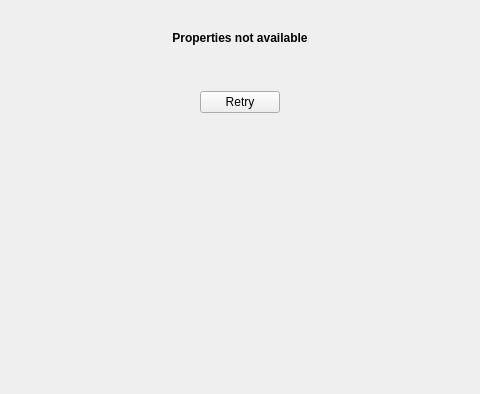
<?xml version="1.0" encoding="UTF-8"?>
<ui version="4.0">
 <class>Form</class>
 <widget class="QWidget" name="Form">
  <property name="geometry">
   <rect>
    <x>0</x>
    <y>0</y>
    <width>480</width>
    <height>394</height>
   </rect>
  </property>
  <property name="windowTitle">
   <string>Form</string>
  </property>
  <layout class="QVBoxLayout" name="verticalLayout">
   <item>
    <spacer name="verticalSpacer">
     <property name="orientation">
      <enum>Qt::Vertical</enum>
     </property>
     <property name="sizeType">
      <enum>QSizePolicy::Fixed</enum>
     </property>
     <property name="sizeHint" stdset="0">
      <size>
       <width>20</width>
       <height>20</height>
      </size>
     </property>
    </spacer>
   </item>
   <item>
    <widget class="QLabel" name="label">
     <property name="font">
      <font>
       <weight>75</weight>
       <bold>true</bold>
      </font>
     </property>
     <property name="text">
      <string>Properties not available</string>
     </property>
     <property name="alignment">
      <set>Qt::AlignCenter</set>
     </property>
    </widget>
   </item>
   <item>
    <widget class="QLabel" name="errorLbl">
     <property name="text">
      <string>&lt;error&gt;</string>
     </property>
     <property name="alignment">
      <set>Qt::AlignCenter</set>
     </property>
    </widget>
   </item>
   <item>
    <spacer name="verticalSpacer_3">
     <property name="orientation">
      <enum>Qt::Vertical</enum>
     </property>
     <property name="sizeType">
      <enum>QSizePolicy::Fixed</enum>
     </property>
     <property name="sizeHint" stdset="0">
      <size>
       <width>20</width>
       <height>20</height>
      </size>
     </property>
    </spacer>
   </item>
   <item>
    <layout class="QHBoxLayout" name="horizontalLayout">
     <item>
      <spacer name="horizontalSpacer">
       <property name="orientation">
        <enum>Qt::Horizontal</enum>
       </property>
       <property name="sizeHint" stdset="0">
        <size>
         <width>0</width>
         <height>20</height>
        </size>
       </property>
      </spacer>
     </item>
     <item>
      <widget class="QPushButton" name="retryBtn">
       <property name="text">
        <string>Retry</string>
       </property>
       <property name="icon">
        <iconset resource="../../res/quango.qrc">
         <normaloff>:/arrow-circle-225-left.png</normaloff>:/arrow-circle-225-left.png</iconset>
       </property>
      </widget>
     </item>
     <item>
      <spacer name="horizontalSpacer_2">
       <property name="orientation">
        <enum>Qt::Horizontal</enum>
       </property>
       <property name="sizeHint" stdset="0">
        <size>
         <width>0</width>
         <height>20</height>
        </size>
       </property>
      </spacer>
     </item>
    </layout>
   </item>
   <item>
    <spacer name="verticalSpacer_2">
     <property name="orientation">
      <enum>Qt::Vertical</enum>
     </property>
     <property name="sizeHint" stdset="0">
      <size>
       <width>20</width>
       <height>249</height>
      </size>
     </property>
    </spacer>
   </item>
  </layout>
 </widget>
 <resources>
  <include location="../../res/quango.qrc"/>
 </resources>
 <connections/>
</ui>
